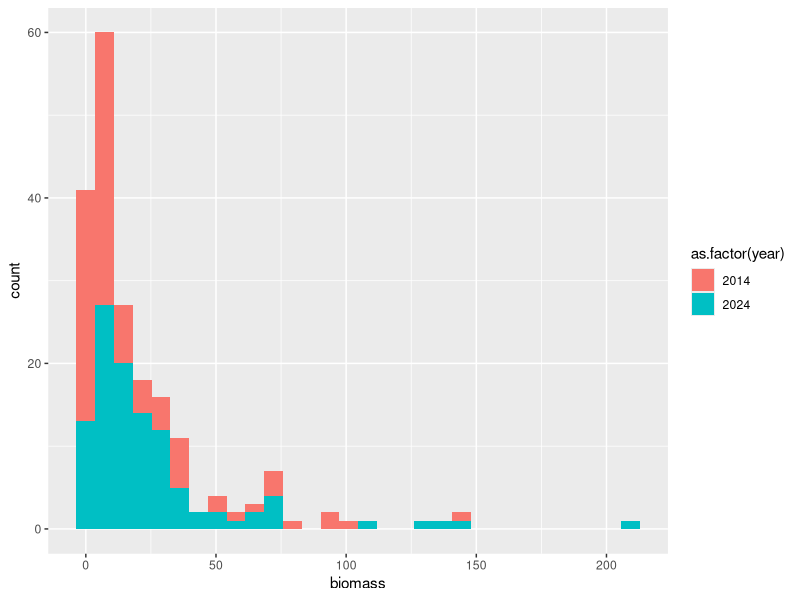

Generate this figure with R:
###################################################################
###
### dataCleaning.R : Importing and cleaning data for upload to EDI.
###
### Authors: Millie Ortiz, Kimberly Komatsu
###
###################################################################

# Packages and Set-Up ----------------------------------------------------------------

library(readxl)
library(tidyverse)


# Read Data ---------------------------------------------------------------

### abundance data

abundance2014 <- read.csv("inv_data/ghost_fire_invert_community_2014.csv") %>% 
  select(year, month, watershed, block, plot, burn_trt, order, family, arthropod_ID, stage, collected, count)

abundance2019 <- read.csv("inv_data/ghost_fire_invert_community_2019.csv") %>% 
  select(year, month, watershed, block, plot, burn_trt, order, family, arthropod_ID, stage, collected, count)

abundance2024 <- read.csv("inv_data/ghost_fire_invert_community_2024.csv") %>% 
  select(year, month, watershed, block, plot, burn_trt, order, family, arthropod_ID, stage, collected, count)

abundance <- rbind(abundance2014, abundance2019, abundance2024) %>% 
  mutate(order=str_to_lower(order),
         family=str_to_lower(family),
         collected=str_to_lower(collected), 
         burn_trt=str_to_sentence(burn_trt)) %>% 
  mutate(order=ifelse(order %in% c('hemiptera:heteroptera', 'hemiptera:auchenorrhyncha', 'hemiptera:sternorrhyncha'), 'hemiptera', 
               ifelse(family %in% c('scathophagidae', 'culicidae', 'psilidae', 'chloropidae', 'pipunculidae'), 'diptera', 
               ifelse(family=='chrysomelidae', 'coleoptera', 
               ifelse(family %in% c('encrytidae', 'formicidae'), 'hymenoptera', 
               ifelse(family %in% c('blissidae', 'lygaeidae', 'tingidae'), 'hemiptera', order))))),
         family=ifelse(family=='tettigoniidae', 'tettigonidae', family)) %>% 
  select(-arthropod_ID)


### biomass data (only 2014 and 2024; missing samples from 2019 prevent analysis)

biomass2014 <- read.csv("inv_data/ghost_fire_invert_biomass_2014.csv") %>% 
  mutate(tube_mass=1000*tube_mass,
         combined_mass=1000*combined_mass,
         biomass=combined_mass-tube_mass) %>% 
  select(year, month, watershed, block, plot, burn_trt, contents, biomass) %>% 
  mutate(contents=ifelse(contents %in% c('Acrididae', 'Tettigonidae'), 'orthoptera', 
                  ifelse(contents=='Heteronemiidae', 'other', contents))) #change to more accurately reflect contents

biomass2024 <- read.csv("inv_data/ghost_fire_invert_biomass_2024.csv") %>% 
  mutate(tube_mass=ifelse(tube_mass==113.87, 1013.87, tube_mass),
         biomass=as.numeric(combined_mass)-tube_mass) %>% 
  select(year, month, watershed, block, plot, burn_trt, contents, biomass) %>% 
  mutate(contents=ifelse(contents=='oher', 'other', contents)) #fix spelling error

biomass <- rbind(biomass2014, biomass2024) %>% 
  mutate(burn_trt=str_to_sentence(burn_trt))

ggplot(biomass, aes(x=biomass, fill=as.factor(year))) + geom_histogram()

# Orthoptera only, generating estimates of biomass of observed but not collected individuals (hopped away too fast)

orthopteraCollected <- abundance %>% 
  filter(order=='orthoptera', collected=='collected') %>% 
  select(year, watershed, block, plot, order, family, count) %>% 
  group_by(year, watershed, block, plot, order) %>% 
  summarise(count=sum(count), .groups='drop')

orthopteraBiomass <- biomass %>% 
  filter(contents=="orthoptera") %>% 
  left_join(orthopteraCollected) %>%
  mutate(count=ifelse(is.na(count), 1, count)) %>% 
  group_by(year, burn_trt) %>% 
  summarise(orthoptera_biomass = mean(biomass/count)) %>% 
  ungroup()

observedBiomass <- abundance %>% 
  filter(collected=='observed',
         order=='orthoptera',
         year!=2019) %>% 
  left_join(orthopteraBiomass) %>% 
  mutate(biomass=count*orthoptera_biomass) %>% 
  select(year, month, watershed, block, plot, burn_trt, biomass)

biomassAll <- biomass %>% 
  select(year, month, watershed, block, plot, burn_trt, biomass) %>% 
  rbind(observedBiomass) %>% 
  group_by(year, month, watershed, block, plot, burn_trt) %>% 
  summarise(invertebrate_biomass=sum(biomass), .groups='drop')


### plant %C and %N data

CN2019 <- read_xlsx('inv_data/2019_ghost_fire_CN.xlsx') %>% 
  mutate(year=2019)

CN2024 <- read_xlsx('inv_data/2024_ghost_fire_CN.xlsx') %>% 
  mutate(year=2024)

CN <- rbind(CN2019, CN2024) %>% 
  rename(watershed=Watershed,
         block=Block,
         plot=Plot,
         growth_form=Type) %>% 
  mutate(burn_trt=ifelse(watershed %in% c('1D', 'SpB'), 'Annual', 'Unburned'))


# Write Data for EDI Project ---------------------------------------------------------------

write.csv(abundance, 'inv_data/GF_invertAbundance.csv', row.names=F)
write.csv(biomassAll, 'inv_data/GF_invertBiomass.csv', row.names=F)
write.csv(CN, 'inv_data/GF_plantCN.csv', row.names=F)
